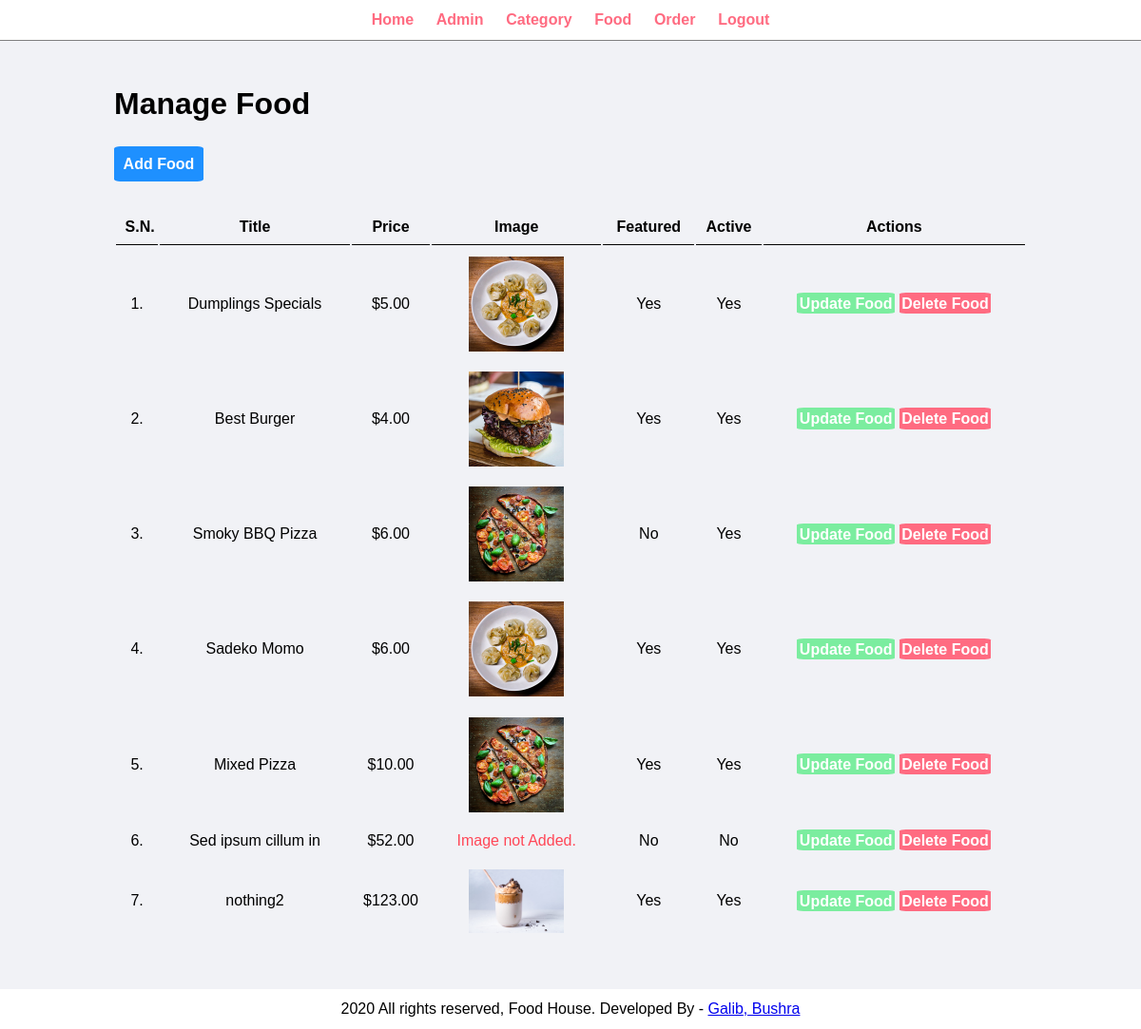
The page /admin/manage-food.php (signed in) on the database its author committed.
### tables this page shows
CREATE TABLE `tbl_food` (
  `id` int(10) UNSIGNED NOT NULL,
  `title` varchar(100) NOT NULL,
  `description` text NOT NULL,
  `price` decimal(10,2) NOT NULL,
  `image_name` varchar(255) NOT NULL,
  `category_id` int(10) UNSIGNED NOT NULL,
  `featured` varchar(10) NOT NULL,
  `active` varchar(10) NOT NULL
);

### admin/manage-food.php (the view, shortened to what this page needs)
<?php include('partials/menu.php'); ?>
<div class="main-content">
    <div class="wrapper">
        <h1>Manage Food</h1>
        <br /><br />
                <a href="<?php echo SITEURL; ?>admin/add-food.php" class="btn-primary">Add Food</a>
                <br /><br /><br />
                <table class="tbl-full text-center">
                    <tr>
                        <th>S.N.</th>
                        <th>Title</th>
                        <th>Price</th>
                        <th>Image</th>
                        <th>Featured</th>
                        <th>Active</th>
                        <th>Actions</th>
                    </tr>
                    <?php
                        $sql = "SELECT * FROM tbl_food";
                        $res = mysqli_query($conn, $sql);
                        $count = mysqli_num_rows($res);
                        $sn=1;
                        if($count>0)
                        {
                            while($row=mysqli_fetch_assoc($res))
                            {
                                $id = $row['id'];
                                $title = $row['title'];
                                $price = $row['price'];
                                $image_name = $row['image_name'];
                                $featured = $row['featured'];
                                $active = $row['active'];
                                ?>
                                <tr>
                                    <td><?php echo $sn++; ?>. </td>
                                    <td><?php echo $title; ?></td>
                                    <td>$<?php echo $price; ?></td>
                                    <td>
                                        <?php
                                            if($image_name=="")
                                            {
                                                echo "<div class='error'>Image not Added.</div>";
                                            }
                                            else
                                            {
                                                ?>
                                                <img src="<?php echo SITEURL; ?>images/food/<?php echo $image_name; ?>" width="100px">
                                                <?php
                                            }
                                        ?>
                                    </td>
                                    <td><?php echo $featured; ?></td>
                                    <td><?php echo $active; ?></td>
                                    <td>
                                        <a href="<?php echo SITEURL; ?>admin/update-food.php?id=<?php echo $id; ?>" class="btn-secondary">Update Food</a>
                                        <a href="<?php echo SITEURL; ?>admin/delete-food.php?id=<?php echo $id; ?>&image_name=<?php echo $image_name; ?>" class="btn-danger">Delete Food</a>
                                    </td>
                                </tr>
                                <?php
                            }
                        }
                        else
                        {
                            echo "<tr> <td colspan='7' class='error'> Food not Added Yet. </td> </tr>";
                        }
                    ?>
                </table>
    </div>
</div>
<?php include('partials/footer.php'); ?>

### css/admin.css (style rules this page uses)
* { margin: 0; padding: 0; font-family: Arial, Helvetica, sans-serif; }
.wrapper { padding: 1%; width: 80%; margin: 0 auto; }
.text-center { text-align: center; }
.main-content { padding: 3% 0; background-color: #f1f2f6; }
.tbl-full { width: 100%; }
table tr th { border-bottom: 1px solid black; padding: 1%; }
table tr td { padding: 1%; }
.btn-primary { background-color: #1e90ff; padding: 1%; color: white; text-decoration: none; font-weight: bold; border-radius: 7%; }
.btn-secondary { background-color: #7bed9f; padding: 1%; color: white; text-decoration: none; font-weight: bold; border-radius: 7%; }
.btn-danger { background-color: #ff6b81; padding: 1%; color: white; text-decoration: none; font-weight: bold; border-radius: 7%; }
.error { color: #ff4757; }

### rows shown on the page
tbl_food: title "Dumplings Specials", price "5.00", image_name (picture), featured "Yes", active "Yes"
tbl_food: title "Best Burger", price "4.00", image_name (picture), featured "Yes", active "Yes"
tbl_food: title "Smoky BBQ Pizza", price "6.00", image_name (picture), featured "No", active "Yes"
tbl_food: title "Sadeko Momo", price "6.00", image_name (picture), featured "Yes", active "Yes"
tbl_food: title "Mixed Pizza", price "10.00", image_name (picture), featured "Yes", active "Yes"
tbl_food: title "Sed ipsum cillum in", price "52.00", image_name "Image not Added.", featured "No", active "No"
tbl_food: title "nothing2", price "123.00", image_name (picture), featured "Yes", active "Yes"
